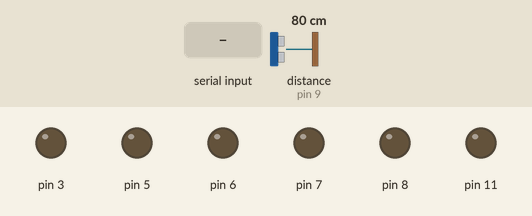
Bench run of a sketch on a simulated Arduino Uno, built with avr-gcc and run on an emulated ATmega328P. On the bench: output pins drawn as LEDs (lit = HIGH). Dashed ring = blinking. Inputs (shaded band) come from the test bench; at power-on: distance to the obstacle (sensor on pin 9) 80 cm. The echo pulse lasts 58.3 µs per cm; pins used as bus, display or sensor lines are not drawn; what the sketch prints to the serial monitor is not drawn.

Above: at 1.2 s.
1.3 s: "a" received over the second serial link
At 2.4 s:
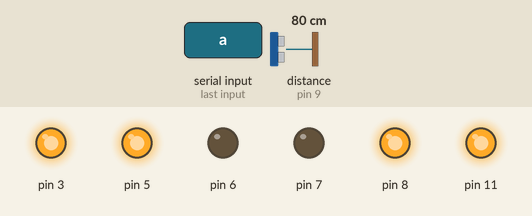
2.8 s: distance to the obstacle (sensor on pin 9) set to 17 cm
4.6 s: distance to the obstacle (sensor on pin 9) set to 13 cm
At 7.1 s:
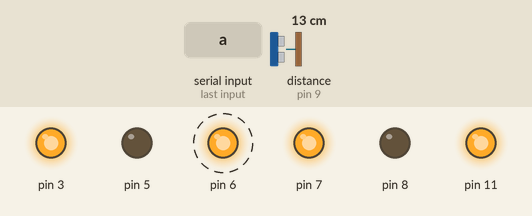
7.6 s: "s" received over the second serial link
At 8.8 s:
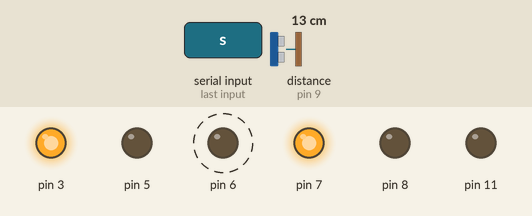
Timing chart, 0 to 11.5 s (numbered marks = the images above; inputs shaded):
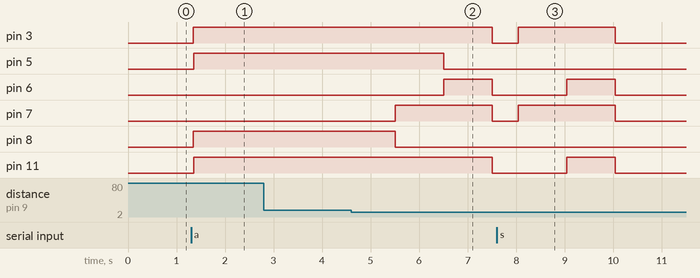

The sketch:

auto_moving.ino
```cpp
#include <SoftwareSerial.h>
SoftwareSerial BT(13, 12); // RX, TX

int Trigpin = 10;  //쏘는거(방아쇠)
int EchoPin = 9;

String str =""; //블루투스 신호 문자로받기
char BTdata;     //블루투스 신호 문자로받기

boolean Move; // 자동모드 동작 유지

void setup() {
  pinMode(7, OUTPUT);
  pinMode(8, OUTPUT);
  pinMode(6, OUTPUT);
  pinMode(5, OUTPUT); //모터 바퀴 핀들

  pinMode(Trigpin, OUTPUT);
  pinMode(EchoPin, INPUT);  //초음파 센서

  Serial.begin(9600);
  BT.begin(9600);
}

void loop() //오른쪽 모터 하나가 힘이 약하다.
{
   while (BT.available()) // 블루투스 사용
   {
      BTdata = (char)BT.read(); //BT값 받기
      delay(10);

      if(BTdata == 'a')  //만약에 'a'가 입력되면 자동모드로
        {
          Move = true;
          autoMode();
        }
    }
}

/*
//----------------------------수동모드------------------------------
while (BTdata == 'm')
{
  if
}
  manualMode();
}

void manualFoword()
{

}

void manualBack()
{

}

void Right()
{

}

void Left()
{

}
*/
//-------------------------------수동모드 끝---------------------------
/*
void melody() //음악
{

}

void ballTrigger() // 투석기
{

}

void Pressure()   //압력
{

}
*/

//========================구현완료========================

//----------------------자동모드------------------------
void autoMode()
{
  while(Move)
  {
     BTdata = (char)BT.read(); //BT값 받기
     delay(10);

     if (BTdata == 's')
       {
         Move = false;
         Serial.println ("Stop");
       }

    float distance, duration;   //거리, 시간
    digitalWrite(Trigpin, 1);
    delayMicroseconds(10);
    digitalWrite(Trigpin, 0);
    duration = pulseIn(EchoPin, 1); //시간
    distance = (duration*34000)/1000000/2; //거리 계산
    Serial.println ("거리 : " + (String)distance + "cm");
    delay(15); // 주석한이유는 거리탐지 딜레이 때문에

     if(distance > 15) // 16cm 이상
     {
       autoFoward();
       if(Move == false)
        Stop();
     }

     else if(distance <= 15) //15cm 이하
    {
      autoBack();
      Stop();
      if(Move == false)
        Stop();
    }
  }
}
void autoFoward()
{
  digitalWrite(7, 0);
  digitalWrite(8, 1);
  analogWrite(3, 255);
  delay(15);

  digitalWrite(5, 1);
  digitalWrite(6, 0);
  analogWrite(11, 255);
  delay(1000);
}

void autoBack()
{
    digitalWrite(7, 1);
    digitalWrite(8, 0);
    analogWrite(3, 255);
    delay(1000);    //한쪽바퀴만 움직여 방향 전환. 1초동안 7, 8번만 움직이고 그 다음 5, 6번 핀이 작동

    digitalWrite(5, 0);
    digitalWrite(6, 1);
    analogWrite(11, 255);
    delay(1000);  //1초동안 후진
}
//--------------------------자동모드 끝----------------------------------

void Stop() //자동, 수동 멈춤
{
    digitalWrite(7, LOW);
    digitalWrite(8, LOW);
    digitalWrite(5, LOW);
    digitalWrite(6, LOW);
    analogWrite(3, 0);
    analogWrite(11, 0);
    delay(500);
}
```

Measured:
- the behaviour switches between 16 and 15 cm on distance to the obstacle (sensor on pin 9) (found by bisection; images 1 and 2)
- after the input at 1.3 s, pin 3, pin 8: LOW → HIGH at once; pin 5, pin 11: LOW → HIGH after 0.06 s
- after the input at 2.8 s, every drawn part: stays the same
- after the input at 4.6 s, pin 3, pin 11: HIGH → LOW after 2.9 s; pin 5: HIGH → LOW after 1.9 s; pin 6: LOW → HIGH after 1.9 s, → LOW 1.0 s later; pin 7: LOW → HIGH after 0.91 s, → LOW 2.0 s later; pin 8: HIGH → LOW after 0.91 s
- after the input at 7.6 s, pin 3, pin 7: goes on until 10.0 s, then stays LOW
